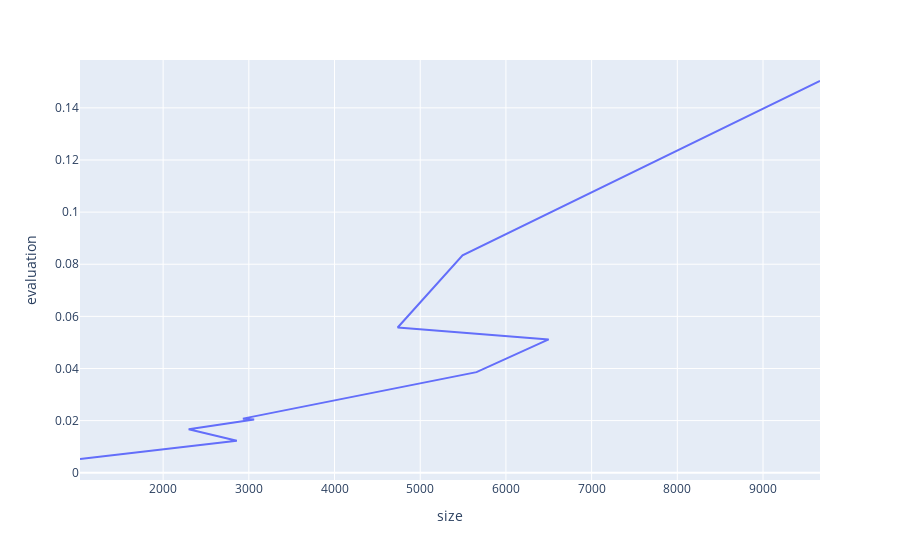

This figure's notebook cell:
### Code cell
build_chart(sorted(evaluate_results(10, init_quick_sort), key=lambda x: x[1]))

### Figure 1 — Plotly figure (JSON) as saved in the notebook; plotly's stock layout.template omitted (floating-point values rounded to 4 significant figures)
{"data": [{"hovertemplate": "size=%{x}<br>evaluation=%{y}<extra></extra>", "legendgroup": "", "line": {"color": "#636efa", "dash": "solid"}, "mode": "lines", "name": "", "orientation": "v", "showlegend": false, "type": "scatter", "x": [1030, 2860, 2298, 3062, 2931, 5657, 6499, 4737, 5494, 9665], "xaxis": "x", "y": [0.00527, 0.0123, 0.01666, 0.02042, 0.02076, 0.03861, 0.05115, 0.05574, 0.08341, 0.1503], "yaxis": "y"}], "layout": {"legend": {"tracegroupgap": 0}, "margin": {"t": 60}, "xaxis": {"anchor": "y", "domain": [0, 1], "title": {"text": "size"}}, "yaxis": {"anchor": "x", "domain": [0, 1], "title": {"text": "evaluation"}}}}
